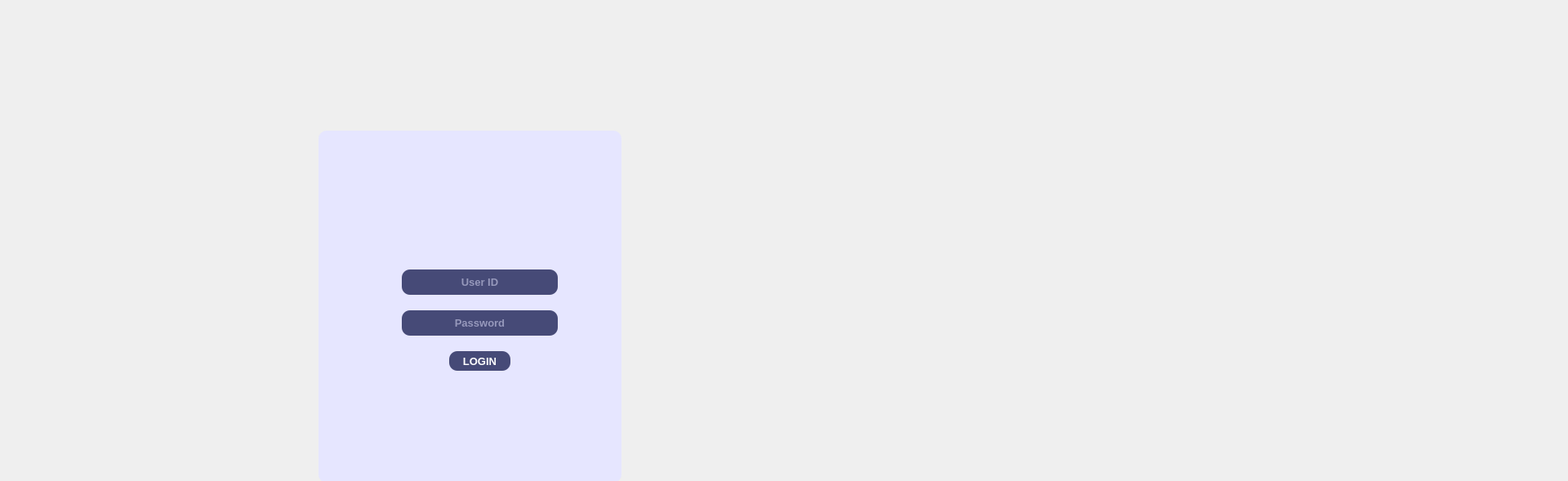
<?xml version="1.0" encoding="UTF-8"?>
<ui version="4.0">
 <class>MainWindow</class>
 <widget class="QMainWindow" name="MainWindow">
  <property name="geometry">
   <rect>
    <x>0</x>
    <y>0</y>
    <width>1920</width>
    <height>589</height>
   </rect>
  </property>
  <property name="windowTitle">
   <string>MainWindow</string>
  </property>
  <property name="styleSheet">
   <string notr="true"/>
  </property>
  <widget class="QWidget" name="centralwidget">
   <property name="styleSheet">
    <string notr="true"/>
   </property>
   <widget class="QLabel" name="Bg_Image">
    <property name="geometry">
     <rect>
      <x>-150</x>
      <y>-200</y>
      <width>1920</width>
      <height>1080</height>
     </rect>
    </property>
    <property name="text">
     <string/>
    </property>
    <property name="pixmap">
     <pixmap resource="All_Images.qrc">:/Background/Images/Untitled design.png</pixmap>
    </property>
    <property name="scaledContents">
     <bool>true</bool>
    </property>
   </widget>
   <widget class="QFrame" name="frame">
    <property name="geometry">
     <rect>
      <x>390</x>
      <y>160</y>
      <width>371</width>
      <height>431</height>
     </rect>
    </property>
    <property name="styleSheet">
     <string notr="true">background-color: #e6e6ff;
border-radius: 10px;
</string>
    </property>
    <property name="frameShape">
     <enum>QFrame::StyledPanel</enum>
    </property>
    <property name="frameShadow">
     <enum>QFrame::Raised</enum>
    </property>
    <widget class="QLineEdit" name="lineEdit">
     <property name="geometry">
      <rect>
       <x>102</x>
       <y>170</y>
       <width>191</width>
       <height>31</height>
      </rect>
     </property>
     <property name="font">
      <font>
       <pointsize>10</pointsize>
       <bold>true</bold>
      </font>
     </property>
     <property name="styleSheet">
      <string notr="true">background-color:#464a77;
color: #e6e6ff;</string>
     </property>
     <property name="alignment">
      <set>Qt::AlignCenter</set>
     </property>
     <property name="placeholderText">
      <string>User ID</string>
     </property>
    </widget>
    <widget class="QLineEdit" name="lineEdit_2">
     <property name="geometry">
      <rect>
       <x>102</x>
       <y>220</y>
       <width>191</width>
       <height>31</height>
      </rect>
     </property>
     <property name="font">
      <font>
       <pointsize>10</pointsize>
       <bold>true</bold>
      </font>
     </property>
     <property name="styleSheet">
      <string notr="true">background-color:#464a77;
color: #e6e6ff;</string>
     </property>
     <property name="echoMode">
      <enum>QLineEdit::Password</enum>
     </property>
     <property name="alignment">
      <set>Qt::AlignCenter</set>
     </property>
     <property name="placeholderText">
      <string>Password</string>
     </property>
    </widget>
    <widget class="QPushButton" name="Login_Button">
     <property name="geometry">
      <rect>
       <x>160</x>
       <y>270</y>
       <width>75</width>
       <height>24</height>
      </rect>
     </property>
     <property name="font">
      <font>
       <pointsize>10</pointsize>
       <bold>true</bold>
      </font>
     </property>
     <property name="styleSheet">
      <string notr="true">background-color:#464a77;
color: white</string>
     </property>
     <property name="text">
      <string>LOGIN</string>
     </property>
    </widget>
    <widget class="QLabel" name="label">
     <property name="geometry">
      <rect>
       <x>67</x>
       <y>173</y>
       <width>25</width>
       <height>25</height>
      </rect>
     </property>
     <property name="text">
      <string/>
     </property>
     <property name="pixmap">
      <pixmap resource="All_Images.qrc">:/Background/Images/Profile.png</pixmap>
     </property>
     <property name="scaledContents">
      <bool>true</bool>
     </property>
    </widget>
    <widget class="QLabel" name="label_2">
     <property name="geometry">
      <rect>
       <x>67</x>
       <y>222</y>
       <width>25</width>
       <height>25</height>
      </rect>
     </property>
     <property name="text">
      <string/>
     </property>
     <property name="pixmap">
      <pixmap resource="All_Images.qrc">:/Background/Images/Password.png</pixmap>
     </property>
     <property name="scaledContents">
      <bool>true</bool>
     </property>
    </widget>
    <widget class="QLabel" name="label_3">
     <property name="geometry">
      <rect>
       <x>130</x>
       <y>30</y>
       <width>131</width>
       <height>131</height>
      </rect>
     </property>
     <property name="text">
      <string/>
     </property>
     <property name="pixmap">
      <pixmap resource="All_Images.qrc">:/Background/Images/img-01.png</pixmap>
     </property>
     <property name="scaledContents">
      <bool>true</bool>
     </property>
    </widget>
    <widget class="QLabel" name="Status_Labe">
     <property name="geometry">
      <rect>
       <x>150</x>
       <y>300</y>
       <width>91</width>
       <height>16</height>
      </rect>
     </property>
     <property name="text">
      <string/>
     </property>
    </widget>
   </widget>
  </widget>
 </widget>
 <resources>
  <include location="All_Images.qrc"/>
 </resources>
 <connections/>
</ui>
